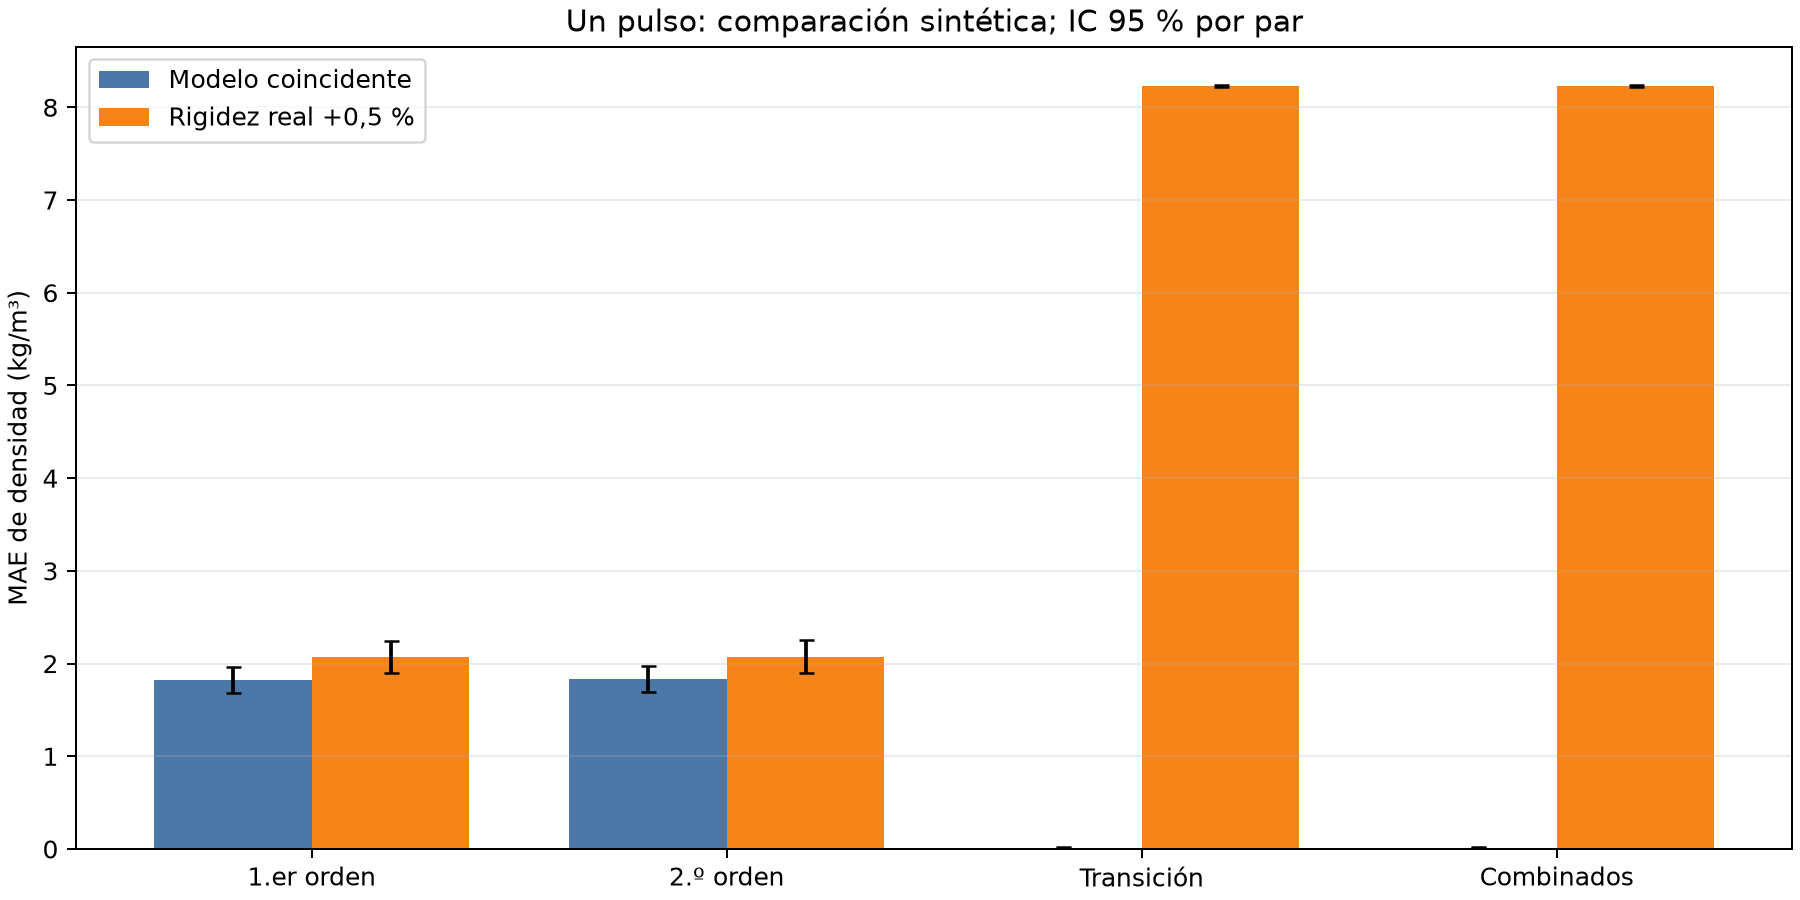

Here is the Python script that generated this plot:
import csv
import json
from pathlib import Path

import matplotlib
matplotlib.use("Agg")
import matplotlib.pyplot as plt
import numpy as np
from scipy.optimize import least_squares, minimize_scalar
from scipy.signal import lfilter


ROOT = Path(__file__).resolve().parent
G = 9.80665
RHO0 = 1000.0
MU0 = 0.02
EQ_REFERENCE = -0.9746388227722308
EQ_SLOPE = 0.0021440041612968324
EQ_WIDTH = 0.45
OMEGA_D0 = 2 * np.pi * 1.89991
DECAY0 = 0.06447
I0 = 8e-5 + RHO0 * 5e-8
STIFFNESS0 = I0 * (OMEGA_D0**2 + DECAY0**2)
DAMPING0 = 2 * I0 * DECAY0
PULSE_WIDTH = 0.2
SENSOR_HZ = 104
HOST_HZ = 100
DURATION = 15
FILTER_HZ = 20
N_TRAIN = 80
N_TEST = 100
REPS = 3

sensor_time = np.arange(DURATION * SENSOR_HZ + 1) / SENSOR_HZ
host_time = np.arange(DURATION * HOST_HZ + 1) / HOST_HZ
host_indexes = np.floor(host_time * SENSOR_HZ + 1e-9).astype(int)
free_mask = host_time >= PULSE_WIDTH + 0.3
free_time = host_time[free_mask] - (PULSE_WIDTH + 0.3)
lowpass_alpha = 1 - np.exp(-2 * np.pi * FILTER_HZ / SENSOR_HZ)


def equilibrium(rho):
    return EQ_REFERENCE - EQ_WIDTH * np.arctan(
        EQ_SLOPE * (rho - RHO0) / EQ_WIDTH
    )


def inverse_equilibrium(theta):
    angle = (EQ_REFERENCE - theta) / EQ_WIDTH
    if not abs(angle) < np.pi / 2:
        raise ValueError(f"Ángulo fuera del dominio de calibración: {theta}")
    return RHO0 + EQ_WIDTH / EQ_SLOPE * np.tan(angle)


def physical_angle(rho, mu, stiffness_factor=1, damping_factor=1):
    inertia = 8e-5 + rho * 5e-8
    stiffness = STIFFNESS0 * rho / RHO0 * stiffness_factor
    damping = damping_factor * DAMPING0 * np.sqrt(mu / MU0)
    decay = damping / (2 * inertia)
    wd_squared = stiffness / inertia - decay**2
    if wd_squared <= 0:
        raise ValueError("El modelo dejó de ser subamortiguado")
    wd = np.sqrt(wd_squared)
    acceleration = 0.02 * 0.03 / inertia
    result = np.zeros_like(sensor_time)
    for start, sign in ((0.0, 1), (PULSE_WIDTH, -1)):
        lag = sensor_time - start
        mask = lag >= 0
        t = lag[mask]
        result[mask] += sign * acceleration * inertia / stiffness * (
            1 - np.exp(-decay * t) *
            (np.cos(wd * t) + decay / wd * np.sin(wd * t))
        )
    return equilibrium(rho) + result


def filter_axis(values):
    return lfilter(
        [lowpass_alpha], [1, -(1 - lowpass_alpha)], values,
        zi=[(1 - lowpass_alpha) * values[0]],
    )[0]


def predicted_angle(rho, mu):
    angle = physical_angle(rho, mu)
    ax = filter_axis(G * np.sin(angle))
    az = filter_axis(G * np.cos(angle))
    return np.arctan2(ax, az)[host_indexes]


def simulated_angle(rho, mu, rng, stiffness_factor=1, damping_factor=1):
    angle = physical_angle(rho, mu, stiffness_factor, damping_factor)
    sigma = 70e-6 * G * np.sqrt(52)
    bias_x, bias_z = rng.normal(0, 0.005 * G, size=2)
    ax = G * np.sin(angle) + bias_x + rng.normal(0, sigma, size=angle.size)
    az = G * np.cos(angle) + bias_z + rng.normal(0, sigma, size=angle.size)
    if np.max(np.abs(ax)) >= 2 * G or np.max(np.abs(az)) >= 2 * G:
        raise RuntimeError("Saturación del acelerómetro")
    quantum = 0.000061 * G
    ax = np.round(filter_axis(ax) / quantum) * quantum
    az = np.round(filter_axis(az) / quantum) * quantum
    return np.arctan2(ax, az)[host_indexes]


def linear_fit(signal, basis):
    coefficients, _, _, _ = np.linalg.lstsq(basis, signal, rcond=None)
    return coefficients, basis @ coefficients - signal


def first_order_density(signal):
    y = signal[free_mask]

    def evaluate(log_tau):
        basis = np.column_stack((np.ones_like(free_time),
                                 np.exp(-free_time / np.exp(log_tau))))
        coef, residual = linear_fit(y, basis)
        return coef, residual

    result = minimize_scalar(
        lambda value: np.dot(evaluate(value)[1], evaluate(value)[1]),
        bounds=(np.log(0.05), np.log(30)), method="bounded",
    )
    if not result.success:
        raise RuntimeError("Falló el ajuste de primer orden")
    return inverse_equilibrium(evaluate(result.x)[0][0])


def second_order_fit(signal):
    y = signal[free_mask]

    def evaluate(params):
        frequency, decay = params
        envelope = np.exp(-decay * free_time)
        phase = 2 * np.pi * frequency * free_time
        basis = np.column_stack((
            np.ones_like(free_time), envelope * np.cos(phase),
            envelope * np.sin(phase),
        ))
        return linear_fit(y, basis)

    fit = least_squares(
        lambda x: evaluate(x)[1], x0=[1.9, DECAY0],
        bounds=([1.7, 0.01], [2.1, 0.2]),
        ftol=1e-9, xtol=1e-9, gtol=1e-9,
    )
    if not fit.success:
        raise RuntimeError("Falló el ajuste de segundo orden")
    return inverse_equilibrium(evaluate(fit.x)[0][0]), *fit.x


def second_order_density(signal):
    return second_order_fit(signal)[0]


def transition_fit(signal):
    # An unknown constant angle bias is profiled out, so density here is
    # identified from transient shape rather than absolute equilibrium.
    def residual(parameters):
        rho, log_mu = parameters
        error = predicted_angle(rho, np.exp(log_mu)) - signal
        return error - error.mean()

    fit = least_squares(
        residual, x0=[1007, np.log(MU0)],
        bounds=([970, np.log(0.001)], [1050, np.log(0.1)]),
        x_scale=[10, 1], ftol=1e-9, xtol=1e-9, gtol=1e-9,
    )
    if not fit.success:
        raise RuntimeError("Falló el ajuste del modelo de transición")
    return float(fit.x[0]), float(np.exp(fit.x[1]))


def transition_density(signal):
    return transition_fit(signal)[0]


def estimate(signal):
    return np.array([
        first_order_density(signal),
        second_order_density(signal),
        transition_density(signal),
    ])


def run_set(rng, n, label):
    rho = rng.uniform(997.3, 1017.1, n)
    mu = np.exp(rng.uniform(np.log(0.005), np.log(0.05), n))
    predictions = np.empty((n, REPS, 3))
    for i in range(n):
        for rep in range(REPS):
            predictions[i, rep] = estimate(simulated_angle(rho[i], mu[i], rng))
        if (i + 1) % 20 == 0:
            print(f"{label}: {i + 1}/{n} pares", flush=True)
    return rho, mu, predictions


def main():
    # The forward transition model must recover a noiseless case.
    sample = predicted_angle(1007, 0.015)
    if abs(transition_density(sample) - 1007) > 0.05:
        raise RuntimeError("El ajuste físico no recupera la densidad sin ruido")
    if abs(second_order_density(sample) - 1007) > 0.05:
        raise RuntimeError("El ajuste de segundo orden no recupera el equilibrio")

    rng = np.random.default_rng(20261125)
    train_rho, _, train = run_set(rng, N_TRAIN, "calibración")
    test_rho, test_mu, test = run_set(rng, N_TEST, "evaluación")
    train_error = train - train_rho[:, None, None]
    train_bias = train_error.mean(axis=(0, 1))
    centered = (train_error - train_bias).reshape(-1, 3)
    covariance = np.cov(centered, rowvar=False)
    precision_times_one = np.linalg.solve(covariance, np.ones(3))
    weights = precision_times_one / precision_times_one.sum()
    combined = (test - train_bias) @ weights
    estimates = np.concatenate((test, combined[:, :, None]), axis=2)
    names = ["primer_orden", "segundo_orden", "transicion", "combinado"]
    indexes = rng.integers(0, N_TEST, size=(5000, N_TEST))
    summary = {}
    for i, name in enumerate(names):
        error = estimates[:, :, i] - test_rho[:, None]
        pair_mae = np.abs(error).mean(axis=1)
        bootstrap = pair_mae[indexes].mean(axis=1)
        summary[name] = {
            "mae_kg_m3": float(pair_mae.mean()),
            "mae_ci95_kg_m3": np.percentile(bootstrap, [2.5, 97.5]).tolist(),
            "rmse_kg_m3": float(np.sqrt(np.mean(error**2))),
            "bias_kg_m3": float(error.mean()),
            "error_sd_kg_m3": float(error.std(ddof=1)),
            "p95_absolute_error_kg_m3": float(np.percentile(np.abs(error), 95)),
        }

    # Test sensitivity to a small unmodeled change in stiffness.
    mismatch = np.empty_like(test)
    for i in range(N_TEST):
        for rep in range(REPS):
            mismatch[i, rep] = estimate(
                simulated_angle(test_rho[i], test_mu[i], rng, 1.005)
            )
        if (i + 1) % 20 == 0:
            print(f"rigidez +0,5 %: {i + 1}/{N_TEST} pares", flush=True)
    mismatch_combined = (mismatch - train_bias) @ weights
    mismatch_estimates = np.concatenate(
        (mismatch, mismatch_combined[:, :, None]), axis=2,
    )
    mismatch_summary = {}
    for i, name in enumerate(names):
        error = mismatch_estimates[:, :, i] - test_rho[:, None]
        pair_mae = np.abs(error).mean(axis=1)
        mismatch_summary[name] = {
            "mae_kg_m3": float(pair_mae.mean()),
            "mae_ci95_kg_m3": np.percentile(
                pair_mae[indexes].mean(axis=1), [2.5, 97.5],
            ).tolist(),
            "bias_kg_m3": float(error.mean()),
        }

    result = {
        "parameters": {
            "rho_range_kg_m3": [997.3, 1017.1],
            "mu_range_pa_s": [0.005, 0.05],
            "mode_at_rho1000_mu002_hz": 1.89991,
            "decay_at_rho1000_mu002_per_s": DECAY0,
            "pulse_width_s": PULSE_WIDTH,
            "observation_s": DURATION,
            "filter_cutoff_hz_assumed": FILTER_HZ,
            "acceleration_bias_sd_g": 0.005,
            "train_distinct_pairs": N_TRAIN,
            "test_distinct_pairs": N_TEST,
            "noise_repetitions_per_pair": REPS,
        },
        "combination": {
            "method": "bias-corrected covariance weighting learned on independent training pairs",
            "weights_order_first_second_transition": weights.tolist(),
            "training_bias_kg_m3": train_bias.tolist(),
            "note": "The three estimates share measurements; they are not independent.",
        },
        "summary": summary,
        "stiffness_mismatch": {
            "true_stiffness_factor": 1.005,
            "assumed_stiffness_factor": 1,
            "summary": mismatch_summary,
        },
        "limitations": [
            "The equilibrium-density relation is hypothetical, extrapolated only over the small reference interval.",
            "The assumed dynamic dependencies k proportional to rho, c proportional to sqrt(mu), and effective inertia are not experimentally calibrated.",
            "The transition method profiles a constant angular bias; no time-varying drift or translational acceleration is modeled.",
            "The sensor is a simulated accelerometer with assumed single-pole filter, not the verified hardware response.",
            "Training and test cases use the same physical generator: this is an optimistic matched-model synthetic experiment.",
            "Only the transition method uses the known pulse waveform; the other two estimate equilibrium from free response.",
            "CI bootstrap resamples parameter pairs, not model uncertainty or experimental calibration.",
        ],
    }
    (ROOT / "densidad_un_pulso_resultados.json").write_text(json.dumps(result, indent=2))
    with (ROOT / "densidad_un_pulso_predicciones.csv").open("w", newline="") as stream:
        writer = csv.writer(stream)
        writer.writerow(["id", "rep", "rho_real", "mu_real", *names])
        for i in range(N_TEST):
            for rep in range(REPS):
                writer.writerow([i, rep, test_rho[i], test_mu[i], *estimates[i, rep]])

    fig, ax = plt.subplots(figsize=(10, 5), constrained_layout=True)
    for offset, metrics, label, color in (
        (-0.19, summary, "Modelo coincidente", "#4c78a8"),
        (0.19, mismatch_summary, "Rigidez real +0,5 %", "#f58518"),
    ):
        values = [metrics[name]["mae_kg_m3"] for name in names]
        intervals = [metrics[name]["mae_ci95_kg_m3"] for name in names]
        errors = np.array([[v - ci[0], ci[1] - v]
                           for v, ci in zip(values, intervals)]).T
        x = np.arange(4) + offset
        ax.bar(x, values, width=0.38, color=color, label=label)
        ax.errorbar(x, values, yerr=errors, fmt="none", ecolor="black", capsize=3)
    ax.set_xticks(range(4), ["1.er orden", "2.º orden", "Transición", "Combinados"])
    ax.set_ylabel("MAE de densidad (kg/m³)")
    ax.set_title("Un pulso: comparación sintética; IC 95 % por par")
    ax.grid(axis="y", alpha=0.25)
    ax.legend()
    fig.savefig(ROOT / "densidad_un_pulso.png", dpi=180)
    print(json.dumps(result, indent=2))


if __name__ == "__main__":
    main()
